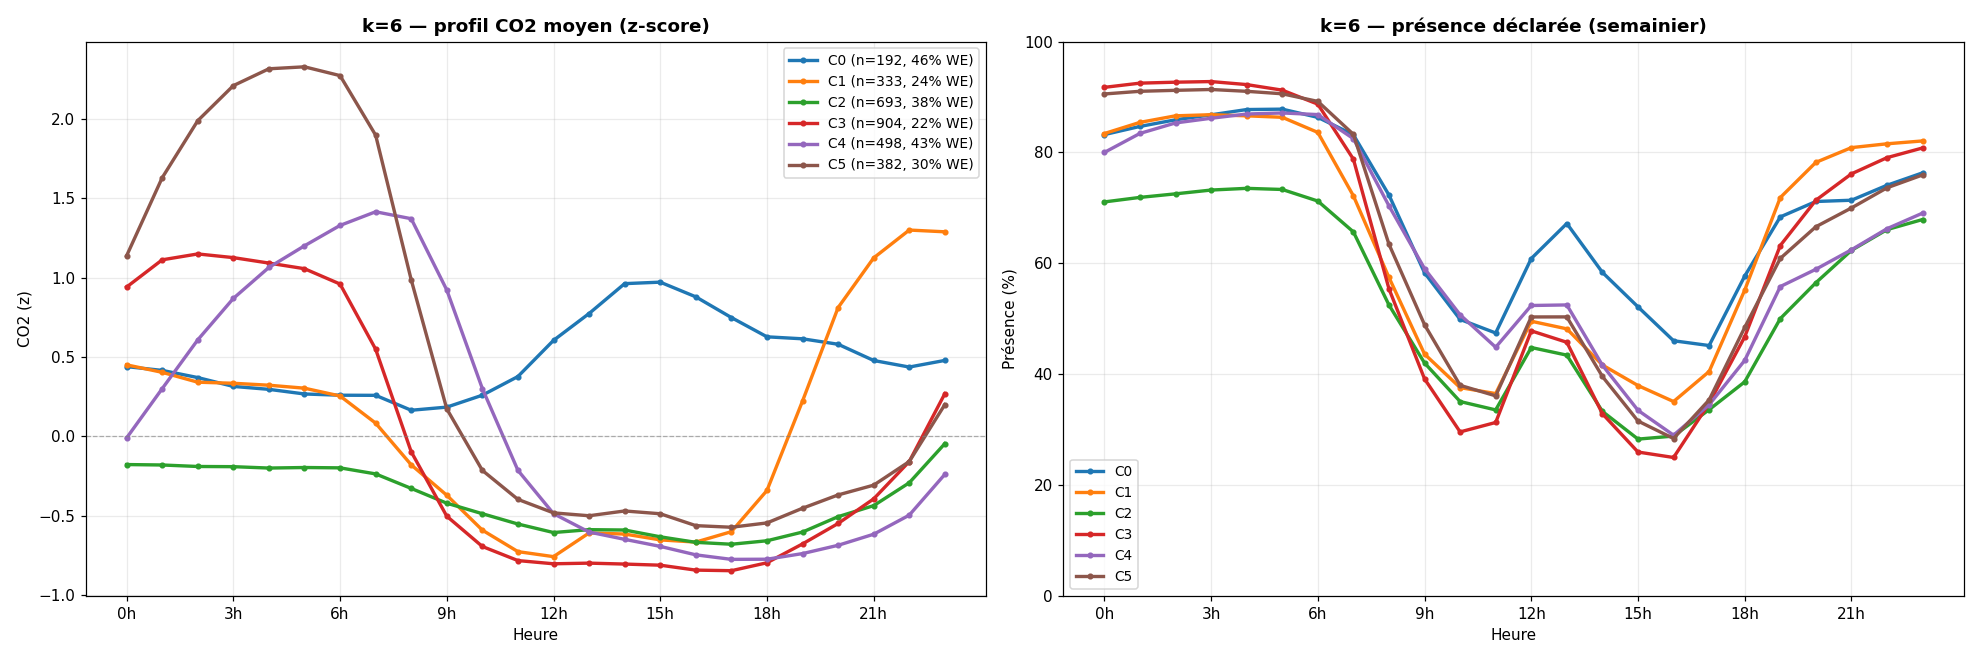

Write Python code to recreate this figure.
import sys
sys.stdout.reconfigure(encoding='utf-8')
import pandas as pd
import numpy as np
import matplotlib
matplotlib.use('Agg')
import matplotlib.pyplot as plt
from pathlib import Path
from sklearn.cluster import KMeans

CLEAN = Path(r'c:\Users\lehmanna\Desktop\stage\projet\data\cln1\Clean')
co2 = pd.read_parquet(CLEAN / 'Mesures/co2.parquet')
sem = pd.read_parquet(CLEAN / 'Comportement/semainier.parquet')

# ===== profils journaliers (identique a la section 9) =====
co2['DATE']  = co2['DATE_HEURE'].dt.normalize()
co2['heure'] = co2['DATE_HEURE'].dt.hour
pts = co2.groupby(['CODELIEU','DATE']).size()
co2c = co2.set_index(['CODELIEU','DATE']).loc[pts[pts >= 138].index].reset_index()
stats = co2c.groupby('CODELIEU')['VALEUR'].agg(['mean','std'])
co2c = co2c.merge(stats, on='CODELIEU')
co2c['z'] = (co2c['VALEUR'] - co2c['mean']) / co2c['std']
prof = co2c.groupby(['CODELIEU','DATE','heure'])['z'].mean().unstack('heure').dropna()
X = prof.values

lab4 = KMeans(n_clusters=4, random_state=42, n_init=30).fit_predict(X)
lab6 = KMeans(n_clusters=6, random_state=42, n_init=30).fit_predict(X)

DT4 = {0:'Plat/absence', 1:'Présence continue', 2:'Pic fin de nuit', 3:'Plateau nocturne'}

print('=== Correspondance k=4 -> k=6 (% en ligne) ===')
ct = pd.crosstab(pd.Series(lab4).map(lambda c: f'k4-{c} {DT4[c]}'),
                 pd.Series(lab6, name='k6'), normalize='index') * 100
print(ct.round(0).to_string())

we = prof.index.get_level_values('DATE').dayofweek >= 5

# ===== presence declaree =====
sem['present'] = sem['IDN_PIECE'].notna() & (sem['IDN_PIECE'] != 90)
sem['heure']   = (sem['CODE_HEURE'].str[2:].astype(int) - 1001) // 6
pres = sem.groupby(['CODELIEU','DATE','heure'])['present'].mean().unstack('heure')
common = prof.index.intersection(pres.index)
pres_c  = pres.loc[common]
lab6_c  = pd.Series(lab6, index=prof.index).loc[common]

print('\n=== k=6 : effectifs, %WE, presence declaree nuit (0-6h) / jour (9-17h) ===')
print(f"{'type':<5} {'n':>5} {'%WE':>5} {'nuit':>6} {'jour':>6}")
for c in range(6):
    mask = lab6 == c
    p = pres_c[lab6_c == c]
    n_ = p[[0,1,2,3,4,5]].mean().mean()
    j_ = p[[9,10,11,12,13,14,15,16,17]].mean().mean()
    print(f'C{c:<4} {mask.sum():>5} {100*we[mask].mean():>4.0f}% {100*n_:>5.0f}% {100*j_:>5.0f}%')

# ===== figure : profils moyens + presence =====
fig, axes = plt.subplots(1, 2, figsize=(18, 6))
colors = plt.cm.tab10(np.linspace(0, 1, 10))
for c in range(6):
    sub = prof.values[lab6 == c]
    m = sub.mean(0)
    axes[0].plot(range(24), m, lw=2.2, marker='o', ms=3, color=colors[c],
                 label=f'C{c} (n={(lab6==c).sum()}, {100*we[lab6==c].mean():.0f}% WE)')
    mp = pres_c[lab6_c == c].mean() * 100
    axes[1].plot(range(24), mp, lw=2.2, marker='o', ms=3, color=colors[c], label=f'C{c}')

axes[0].axhline(0, color='grey', lw=0.8, ls='--', alpha=0.6)
axes[0].set_title('k=6 — profil CO2 moyen (z-score)', fontweight='bold')
axes[0].set_ylabel('CO2 (z)'); axes[0].legend(fontsize=9)
axes[1].set_title('k=6 — présence déclarée (semainier)', fontweight='bold')
axes[1].set_ylabel('Présence (%)'); axes[1].set_ylim(0, 100); axes[1].legend(fontsize=9)
for ax in axes:
    ax.set_xticks(range(0, 24, 3)); ax.set_xticklabels([f'{h}h' for h in range(0, 24, 3)])
    ax.set_xlabel('Heure'); ax.grid(True, alpha=0.25)
plt.tight_layout()
out = r'c:\Users\lehmanna\Desktop\stage\k6_daytypes.png'
plt.savefig(out, dpi=110)
print(f'\nFigure : {out}')
